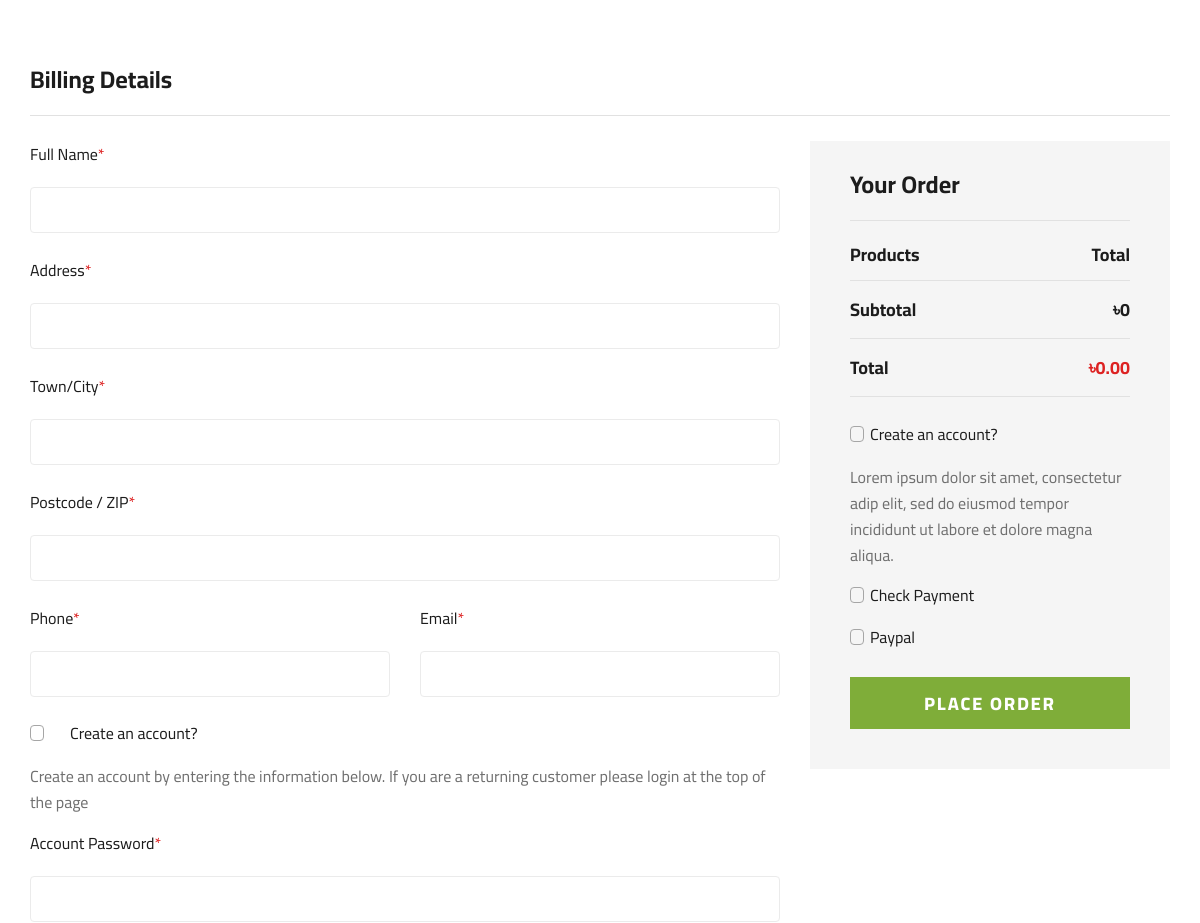
Before: /order/create/ (signed in, middle part) with the older database file.
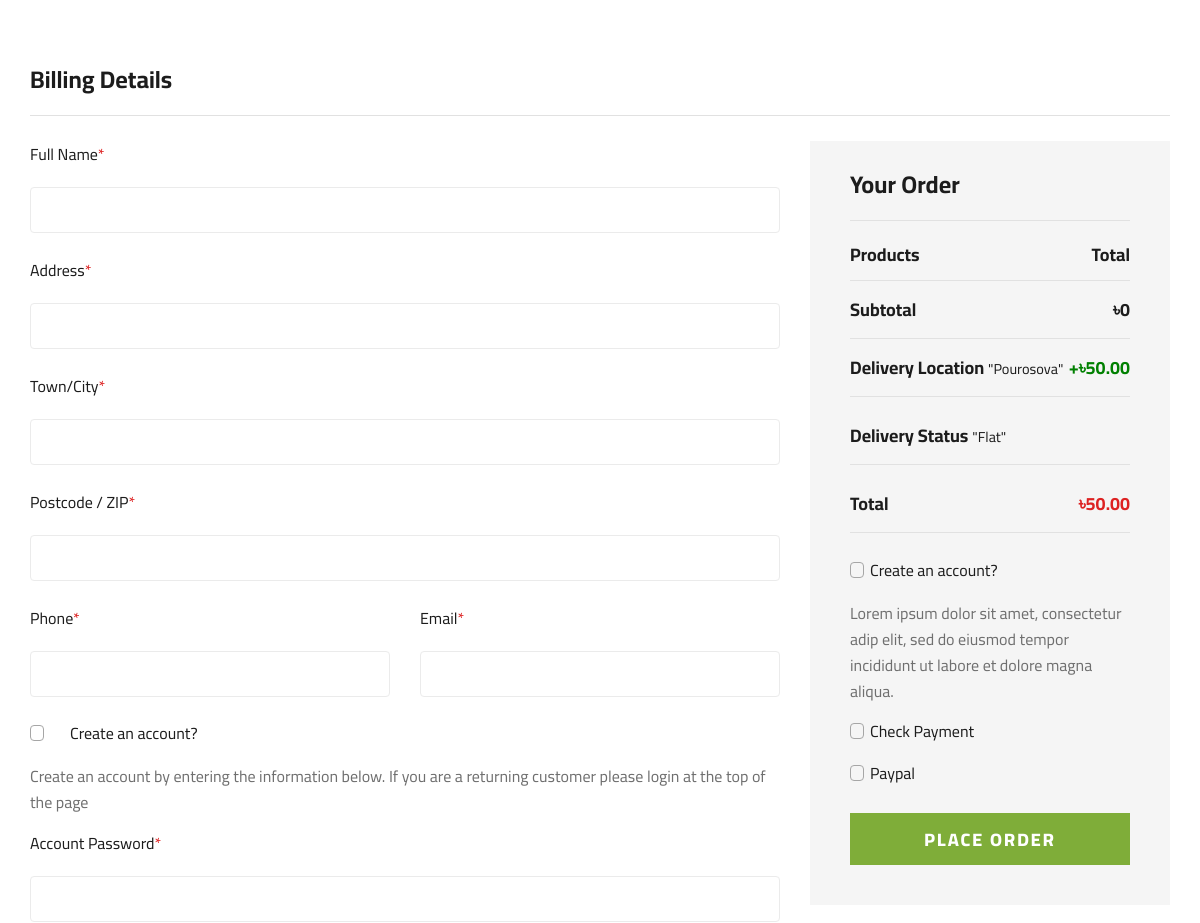
After: the same page with the newer database file.
### delivery/models.py (models this page shows, shortened)
class DeliveryLocation(models.Model):
    location_name = models.CharField(max_length=100)
    delivery_target_amount = models.DecimalField(max_digits=9, decimal_places=2, default=0.00)
    created_at = models.DateTimeField(auto_now_add=True)
    updated_at = models.DateTimeField(auto_now=True)
    class Meta:
        verbose_name = "Delivery Location"
        verbose_name_plural = "Delivery Locations"
    def __str__(self):
        return self.location_name

class DeliveryType(models.Model):
    DELIVERY_TYPE = (
        ('Free','Free'),
        ('Flat', 'Flat')
    )
    location = models.ForeignKey(DeliveryLocation, on_delete=models.SET_NULL, related_name='deliverable_location', blank=True, null=True)
    type_of_delivery = models.CharField(max_length=50, choices=DELIVERY_TYPE, default='Flat')
    delivery_charge = models.DecimalField(max_digits=9, decimal_places=2, default=0.00)
    created_at = models.DateTimeField(auto_now_add=True)
    updated_at = models.DateTimeField(auto_now=True)
    class Meta:
        verbose_name = "Type of Delivery"
        verbose_name_plural = "Type of  Deliveries"

### order/views.py (the view, shortened to what this page needs)
# urls.py: path('create/', OrderCreateView.as_view(), name='order-create'),
class OrderCreateView(View):
    def get(self, request, *args, **kwargs):
        form = OrderCreationForm()
        cart = Cart(request)
        return render(request, 'order/create.html', {'form': form, 'cart': cart})

### order/forms.py
class OrderCreationForm(forms.ModelForm):
    class Meta:
        model = Order
        fields = ('full_name', 'email', 'address', 'city', 'postal_code', 'mobile_number',)

### cart/cart.py (called while the page is built)
    def __len__(self):
        return sum(item['quantity'] for item in self.cart.values())

    def get_total_price(self):
        return sum(Decimal(item['price']) * item['quantity'] for item in self.cart.values())

    @property
    def coupon(self):
        if self.coupon_id:
            try:
                return Coupon.objects.get(id=self.coupon_id)
            except Coupon.DoesNotExist:
                pass
        return None

    def get_discount(self):
        if self.coupon:
            return (self.coupon.discount_percentage / Decimal(100)) * self.get_total_price()
        return Decimal(0)

    def get_total_price_after_discount(self):
        return self.get_total_price() - self.get_discount()

    @property
    def delivery(self):
        if self.delivery_id:
            try:
                return DeliveryLocation.objects.get(id=self.delivery_id)
            except DeliveryLocation.DoesNotExist:
                pass
        return  None

### cart/context_processors.py (called while the page is built)
def cart(request):
    return {'cart': Cart(request)}

### templates/order/create.html (shortened to what the changed rows need)
{% extends "base.html" %}
{% load static %}
{% block main_content %}
<section class="checkout spad">
    <div class="container">
        <div class="checkout__form">
            <form method="POST" action=".">
                <div class="row">
                    <div class="col-lg-4 col-md-6">
                        <div class="checkout__order">
                            <h4>Your Order</h4>
                            <div class="checkout__order__products">Products <span>Total</span></div>
                            <div class="checkout__order__subtotal">Subtotal <span>৳{{ cart.get_total_price  }}</span></div>
                            {% if cart.delivery %}
                            <div class="checkout__order__total">Delivery Location <small>"{{ cart.delivery }}"</small><span style="color: green">+৳{{ cart.get_delivery_charge|floatformat:2 }}</span></div>
                            <div class="checkout__order__total">Delivery Status <small>"{{ cart.get_delivery_status }}"</small></div>
                            {% endif %}
                            <div class="checkout__order__total">Total <span>৳{{ cart.get_total_price_with_delivery|floatformat:2 }}</span></div>
                            <div class="checkout__input__checkbox">
                                <label for="acc-or">
                                </label>
                            </div>
                            <p>Lorem ipsum dolor sit amet, consectetur adip elit, sed do eiusmod tempor incididunt
                                ut labore et dolore magna aliqua.</p>
                            <div class="checkout__input__checkbox">
                                <label for="payment">
                                </label>
                            </div>
                            <div class="checkout__input__checkbox">
                                <label for="paypal">
                                </label>
                            </div>
                            <button type="submit" class="site-btn">PLACE ORDER</button>
                        </div>
                    </div>
                </div>
            </form>
        </div>
    </div>
</section>
{% endblock main_content %}

Changed rows visible on the page:
added DeliveryLocation: delivery "Pourosova", get_delivery_charge "50.00", get_delivery_status "Flat", get_total_price_with_delivery "50.00"
Other visible differences:
{{ cart.get_total_price_with_delivery|floatformat:2 }}: "0.00" → (not shown)
text now shown: "Delivery Location \" \" +৳ Delivery Status \" \""
